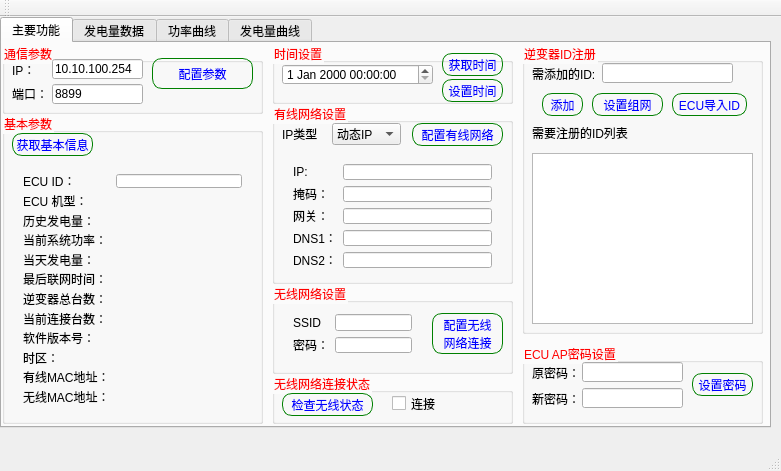
<?xml version="1.0" encoding="UTF-8"?>
<ui version="4.0">
 <class>MainWindow</class>
 <widget class="QMainWindow" name="MainWindow">
  <property name="geometry">
   <rect>
    <x>0</x>
    <y>0</y>
    <width>781</width>
    <height>471</height>
   </rect>
  </property>
  <property name="windowTitle">
   <string>MainWindow</string>
  </property>
  <widget class="QWidget" name="centralWidget">
   <widget class="QTabWidget" name="tabWidget">
    <property name="geometry">
     <rect>
      <x>0</x>
      <y>0</y>
      <width>771</width>
      <height>411</height>
     </rect>
    </property>
    <property name="styleSheet">
     <string notr="true">QWidget#centralwidget{
	background-image:url(img/mainwindow.jpg);
}
QGroupBox::title {
	color:#ff0000
}

QTableWidget
{
background: rgb(237,216,255);
alternate-background-color:rgb(48,51,55);
selection-background-color:qlineargradient(x1:0, y1:0, x2:0, y2:1, stop:0 rgb(237,216,255),stop:1 rgb(237,211,255));
}

QHeaderView::section
{
background-color: qlineargradient(x1:0, y1:0, x2:0, y2:1, 		stop:0 rgb(237,216,255),
	stop:1 rgb(237,211,255));
color: rgb(0,0,0);
padding-left: 4px;
border: 1px solid #383838;
}
QScrollBar:vertical 
{
border: 0px solid grey;
background: transparent;
width: 15px;
margin: 22px 0 22px 0;
}
QScrollBar::handle:vertical 
{
background: qlineargradient(x1:0, y1:0, x2:1, y2:0, stop:0 rgb(46,46,46),stop:1 rgb(66,66,66));
min-height: 20px;
}
QScrollBar::add-line:vertical 
{
border: 0px solid grey;
background: rgb(66,66,66);
height: 20px;
subcontrol-position: bottom;
subcontrol-origin: margin;
}
QScrollBar::sub-line:vertical 
{
border: 0px solid grey;
background: rgb(56,56,56);
height: 20px;
subcontrol-position: top;
subcontrol-origin: margin;
}
QScrollBar::up-arrow:vertical, QScrollBar::down-arrow:vertical 
{
border: 0px solid grey;
width: 3px;
height: 3px;
background: rgb(46,46,46);
}
QScrollBar::add-page:vertical, QScrollBar::sub-page:vertical
{
background: none;
}

QPushButton{
color:#0000ff;
border:26px;
solid #FFFFFF;
border: 1px solid green;
border-radius:10px;
}
QPushButton:hover{
color:#FF0000;
}</string>
    </property>
    <property name="currentIndex">
     <number>0</number>
    </property>
    <widget class="QWidget" name="tab">
     <attribute name="title">
      <string>主要功能</string>
     </attribute>
     <widget class="QGroupBox" name="groupBox">
      <property name="geometry">
       <rect>
        <x>0</x>
        <y>0</y>
        <width>261</width>
        <height>71</height>
       </rect>
      </property>
      <property name="title">
       <string>通信参数</string>
      </property>
      <widget class="QLabel" name="label">
       <property name="geometry">
        <rect>
         <x>10</x>
         <y>16</y>
         <width>41</width>
         <height>21</height>
        </rect>
       </property>
       <property name="text">
        <string>IP：</string>
       </property>
      </widget>
      <widget class="QLabel" name="label_2">
       <property name="geometry">
        <rect>
         <x>10</x>
         <y>40</y>
         <width>41</width>
         <height>21</height>
        </rect>
       </property>
       <property name="text">
        <string>端口：</string>
       </property>
      </widget>
      <widget class="QLineEdit" name="lineEdit_IP">
       <property name="geometry">
        <rect>
         <x>50</x>
         <y>16</y>
         <width>91</width>
         <height>20</height>
        </rect>
       </property>
       <property name="text">
        <string>10.10.100.254</string>
       </property>
      </widget>
      <widget class="QLineEdit" name="lineEdit_Port">
       <property name="geometry">
        <rect>
         <x>50</x>
         <y>41</y>
         <width>91</width>
         <height>20</height>
        </rect>
       </property>
       <property name="text">
        <string>8899</string>
       </property>
      </widget>
      <widget class="QPushButton" name="btn_config">
       <property name="geometry">
        <rect>
         <x>150</x>
         <y>15</y>
         <width>101</width>
         <height>31</height>
        </rect>
       </property>
       <property name="text">
        <string>配置参数</string>
       </property>
      </widget>
     </widget>
     <widget class="QGroupBox" name="groupBox_2">
      <property name="geometry">
       <rect>
        <x>0</x>
        <y>70</y>
        <width>261</width>
        <height>311</height>
       </rect>
      </property>
      <property name="title">
       <string>基本参数</string>
      </property>
      <widget class="QPushButton" name="btn_baseInfo">
       <property name="geometry">
        <rect>
         <x>10</x>
         <y>20</y>
         <width>81</width>
         <height>23</height>
        </rect>
       </property>
       <property name="text">
        <string>获取基本信息</string>
       </property>
      </widget>
      <widget class="QWidget" name="gridLayoutWidget">
       <property name="geometry">
        <rect>
         <x>10</x>
         <y>50</y>
         <width>241</width>
         <height>251</height>
        </rect>
       </property>
       <layout class="QGridLayout" name="gridLayout">
        <item row="0" column="0">
         <widget class="QLabel" name="label_3">
          <property name="text">
           <string>ECU ID：</string>
          </property>
         </widget>
        </item>
        <item row="0" column="1">
         <widget class="QLineEdit" name="lineEdit_ECUID">
          <property name="text">
           <string/>
          </property>
         </widget>
        </item>
        <item row="1" column="0">
         <widget class="QLabel" name="label_4">
          <property name="text">
           <string>ECU 机型：</string>
          </property>
         </widget>
        </item>
        <item row="1" column="1">
         <widget class="QLabel" name="label_ECUModel">
          <property name="text">
           <string/>
          </property>
         </widget>
        </item>
        <item row="2" column="0">
         <widget class="QLabel" name="label_7">
          <property name="text">
           <string>历史发电量：</string>
          </property>
         </widget>
        </item>
        <item row="2" column="1">
         <widget class="QLabel" name="label_LifttimeEnergy">
          <property name="text">
           <string/>
          </property>
         </widget>
        </item>
        <item row="3" column="0">
         <widget class="QLabel" name="label_8">
          <property name="text">
           <string>当前系统功率：</string>
          </property>
         </widget>
        </item>
        <item row="3" column="1">
         <widget class="QLabel" name="label_LastSystemPower">
          <property name="text">
           <string/>
          </property>
         </widget>
        </item>
        <item row="4" column="0">
         <widget class="QLabel" name="label_17">
          <property name="text">
           <string>当天发电量：</string>
          </property>
         </widget>
        </item>
        <item row="4" column="1">
         <widget class="QLabel" name="label_GenerationCurrentDay">
          <property name="text">
           <string/>
          </property>
         </widget>
        </item>
        <item row="5" column="0">
         <widget class="QLabel" name="label_20">
          <property name="text">
           <string>最后联网时间：</string>
          </property>
         </widget>
        </item>
        <item row="5" column="1">
         <widget class="QLabel" name="label_LastToEMA">
          <property name="text">
           <string/>
          </property>
         </widget>
        </item>
        <item row="6" column="0">
         <widget class="QLabel" name="label_21">
          <property name="text">
           <string>逆变器总台数：</string>
          </property>
         </widget>
        </item>
        <item row="6" column="1">
         <widget class="QLabel" name="label_NumberInverters">
          <property name="text">
           <string/>
          </property>
         </widget>
        </item>
        <item row="7" column="0">
         <widget class="QLabel" name="label_23">
          <property name="text">
           <string>当前连接台数：</string>
          </property>
         </widget>
        </item>
        <item row="7" column="1">
         <widget class="QLabel" name="label_LastNumberInverters">
          <property name="text">
           <string/>
          </property>
         </widget>
        </item>
        <item row="8" column="0">
         <widget class="QLabel" name="label_25">
          <property name="text">
           <string>软件版本号：</string>
          </property>
         </widget>
        </item>
        <item row="8" column="1">
         <widget class="QLabel" name="label_Version">
          <property name="text">
           <string/>
          </property>
         </widget>
        </item>
        <item row="9" column="0">
         <widget class="QLabel" name="label_27">
          <property name="text">
           <string>时区：</string>
          </property>
         </widget>
        </item>
        <item row="9" column="1">
         <widget class="QLabel" name="label_TimeZone">
          <property name="text">
           <string/>
          </property>
         </widget>
        </item>
        <item row="11" column="0">
         <widget class="QLabel" name="label_30">
          <property name="text">
           <string>无线MAC地址：</string>
          </property>
         </widget>
        </item>
        <item row="10" column="0">
         <widget class="QLabel" name="label_29">
          <property name="text">
           <string>有线MAC地址：</string>
          </property>
         </widget>
        </item>
        <item row="10" column="1">
         <widget class="QLabel" name="label_MacAddress">
          <property name="text">
           <string/>
          </property>
         </widget>
        </item>
        <item row="11" column="1">
         <widget class="QLabel" name="label_WifiMac">
          <property name="text">
           <string/>
          </property>
         </widget>
        </item>
       </layout>
      </widget>
     </widget>
     <widget class="QGroupBox" name="groupBox_3">
      <property name="geometry">
       <rect>
        <x>270</x>
        <y>0</y>
        <width>241</width>
        <height>61</height>
       </rect>
      </property>
      <property name="title">
       <string>时间设置</string>
      </property>
      <widget class="QPushButton" name="btn_getTime">
       <property name="geometry">
        <rect>
         <x>170</x>
         <y>10</y>
         <width>61</width>
         <height>23</height>
        </rect>
       </property>
       <property name="text">
        <string>获取时间</string>
       </property>
      </widget>
      <widget class="QPushButton" name="btn_setTime">
       <property name="geometry">
        <rect>
         <x>170</x>
         <y>36</y>
         <width>61</width>
         <height>23</height>
        </rect>
       </property>
       <property name="text">
        <string>设置时间</string>
       </property>
      </widget>
      <widget class="QDateTimeEdit" name="dateTimeEdit">
       <property name="geometry">
        <rect>
         <x>10</x>
         <y>21</y>
         <width>151</width>
         <height>21</height>
        </rect>
       </property>
      </widget>
     </widget>
     <widget class="QGroupBox" name="groupBox_4">
      <property name="geometry">
       <rect>
        <x>270</x>
        <y>60</y>
        <width>241</width>
        <height>181</height>
       </rect>
      </property>
      <property name="title">
       <string>有线网络设置</string>
      </property>
      <widget class="QLabel" name="label_5">
       <property name="geometry">
        <rect>
         <x>10</x>
         <y>20</y>
         <width>54</width>
         <height>21</height>
        </rect>
       </property>
       <property name="text">
        <string>IP类型</string>
       </property>
      </widget>
      <widget class="QComboBox" name="comboBox">
       <property name="geometry">
        <rect>
         <x>60</x>
         <y>20</y>
         <width>69</width>
         <height>22</height>
        </rect>
       </property>
       <item>
        <property name="text">
         <string>动态IP</string>
        </property>
       </item>
       <item>
        <property name="text">
         <string>静态IP</string>
        </property>
       </item>
      </widget>
      <widget class="QPushButton" name="btn_setNetwork">
       <property name="geometry">
        <rect>
         <x>140</x>
         <y>20</y>
         <width>91</width>
         <height>23</height>
        </rect>
       </property>
       <property name="text">
        <string>配置有线网络</string>
       </property>
      </widget>
      <widget class="QWidget" name="gridLayoutWidget_2">
       <property name="geometry">
        <rect>
         <x>10</x>
         <y>50</y>
         <width>221</width>
         <height>126</height>
        </rect>
       </property>
       <layout class="QGridLayout" name="gridLayout_2">
        <item row="0" column="0">
         <widget class="QLabel" name="label_6">
          <property name="text">
           <string>IP:</string>
          </property>
         </widget>
        </item>
        <item row="0" column="1">
         <widget class="QLineEdit" name="lineEdit"/>
        </item>
        <item row="1" column="0">
         <widget class="QLabel" name="label_9">
          <property name="text">
           <string>掩码：</string>
          </property>
         </widget>
        </item>
        <item row="2" column="0">
         <widget class="QLabel" name="label_10">
          <property name="text">
           <string>网关：</string>
          </property>
         </widget>
        </item>
        <item row="3" column="0">
         <widget class="QLabel" name="label_11">
          <property name="text">
           <string>DNS1：</string>
          </property>
         </widget>
        </item>
        <item row="4" column="0">
         <widget class="QLabel" name="label_12">
          <property name="text">
           <string>DNS2：</string>
          </property>
         </widget>
        </item>
        <item row="1" column="1">
         <widget class="QLineEdit" name="lineEdit_2"/>
        </item>
        <item row="2" column="1">
         <widget class="QLineEdit" name="lineEdit_3"/>
        </item>
        <item row="3" column="1">
         <widget class="QLineEdit" name="lineEdit_4"/>
        </item>
        <item row="4" column="1">
         <widget class="QLineEdit" name="lineEdit_5"/>
        </item>
       </layout>
      </widget>
     </widget>
     <widget class="QGroupBox" name="groupBox_5">
      <property name="geometry">
       <rect>
        <x>270</x>
        <y>240</y>
        <width>241</width>
        <height>91</height>
       </rect>
      </property>
      <property name="title">
       <string>无线网络设置</string>
      </property>
      <widget class="QWidget" name="gridLayoutWidget_3">
       <property name="geometry">
        <rect>
         <x>10</x>
         <y>20</y>
         <width>141</width>
         <height>61</height>
        </rect>
       </property>
       <layout class="QGridLayout" name="gridLayout_3">
        <item row="0" column="0">
         <widget class="QLabel" name="label_13">
          <property name="text">
           <string>SSID</string>
          </property>
         </widget>
        </item>
        <item row="1" column="0">
         <widget class="QLabel" name="label_14">
          <property name="text">
           <string>密码：</string>
          </property>
         </widget>
        </item>
        <item row="0" column="1">
         <widget class="QLineEdit" name="lineEdit_6"/>
        </item>
        <item row="1" column="1">
         <widget class="QLineEdit" name="lineEdit_7"/>
        </item>
       </layout>
      </widget>
      <widget class="QPushButton" name="btn_configWIFI">
       <property name="geometry">
        <rect>
         <x>160</x>
         <y>30</y>
         <width>71</width>
         <height>41</height>
        </rect>
       </property>
       <property name="text">
        <string>配置无线
网络连接</string>
       </property>
      </widget>
     </widget>
     <widget class="QGroupBox" name="groupBox_6">
      <property name="geometry">
       <rect>
        <x>270</x>
        <y>330</y>
        <width>241</width>
        <height>51</height>
       </rect>
      </property>
      <property name="title">
       <string>无线网络连接状态</string>
      </property>
      <widget class="QPushButton" name="btn_checkWifiStatus">
       <property name="geometry">
        <rect>
         <x>10</x>
         <y>20</y>
         <width>91</width>
         <height>23</height>
        </rect>
       </property>
       <property name="text">
        <string>检查无线状态</string>
       </property>
      </widget>
      <widget class="QCheckBox" name="checkBox">
       <property name="geometry">
        <rect>
         <x>120</x>
         <y>20</y>
         <width>91</width>
         <height>21</height>
        </rect>
       </property>
       <property name="text">
        <string>连接</string>
       </property>
      </widget>
     </widget>
     <widget class="QGroupBox" name="groupBox_7">
      <property name="geometry">
       <rect>
        <x>520</x>
        <y>0</y>
        <width>241</width>
        <height>291</height>
       </rect>
      </property>
      <property name="title">
       <string>逆变器ID注册</string>
      </property>
      <widget class="QLineEdit" name="lineEdit_ID">
       <property name="geometry">
        <rect>
         <x>80</x>
         <y>20</y>
         <width>131</width>
         <height>20</height>
        </rect>
       </property>
       <property name="text">
        <string/>
       </property>
      </widget>
      <widget class="QLabel" name="label_15">
       <property name="geometry">
        <rect>
         <x>10</x>
         <y>20</y>
         <width>81</width>
         <height>21</height>
        </rect>
       </property>
       <property name="text">
        <string>需添加的ID:</string>
       </property>
      </widget>
      <widget class="QPushButton" name="btn_addID">
       <property name="geometry">
        <rect>
         <x>20</x>
         <y>50</y>
         <width>41</width>
         <height>23</height>
        </rect>
       </property>
       <property name="text">
        <string>添加</string>
       </property>
      </widget>
      <widget class="QLabel" name="label_16">
       <property name="geometry">
        <rect>
         <x>10</x>
         <y>80</y>
         <width>111</width>
         <height>20</height>
        </rect>
       </property>
       <property name="text">
        <string>需要注册的ID列表</string>
       </property>
      </widget>
      <widget class="QPlainTextEdit" name="plainTextEdit_ID">
       <property name="geometry">
        <rect>
         <x>10</x>
         <y>110</y>
         <width>221</width>
         <height>171</height>
        </rect>
       </property>
       <property name="plainText">
        <string/>
       </property>
      </widget>
      <widget class="QPushButton" name="btn_SetID">
       <property name="geometry">
        <rect>
         <x>70</x>
         <y>50</y>
         <width>71</width>
         <height>23</height>
        </rect>
       </property>
       <property name="text">
        <string>设置组网</string>
       </property>
      </widget>
      <widget class="QPushButton" name="btn_ECUImport">
       <property name="geometry">
        <rect>
         <x>150</x>
         <y>50</y>
         <width>75</width>
         <height>23</height>
        </rect>
       </property>
       <property name="text">
        <string>ECU导入ID</string>
       </property>
      </widget>
     </widget>
     <widget class="QGroupBox" name="groupBox_8">
      <property name="geometry">
       <rect>
        <x>520</x>
        <y>300</y>
        <width>241</width>
        <height>81</height>
       </rect>
      </property>
      <property name="title">
       <string>ECU AP密码设置</string>
      </property>
      <widget class="QLineEdit" name="lineEdit_oldPasswd">
       <property name="geometry">
        <rect>
         <x>60</x>
         <y>19</y>
         <width>101</width>
         <height>20</height>
        </rect>
       </property>
      </widget>
      <widget class="QLabel" name="label_18">
       <property name="geometry">
        <rect>
         <x>10</x>
         <y>50</y>
         <width>54</width>
         <height>12</height>
        </rect>
       </property>
       <property name="text">
        <string>新密码：</string>
       </property>
      </widget>
      <widget class="QLabel" name="label_19">
       <property name="geometry">
        <rect>
         <x>10</x>
         <y>19</y>
         <width>54</width>
         <height>21</height>
        </rect>
       </property>
       <property name="text">
        <string>原密码：</string>
       </property>
      </widget>
      <widget class="QPushButton" name="btn_setPasswd">
       <property name="geometry">
        <rect>
         <x>170</x>
         <y>30</y>
         <width>61</width>
         <height>23</height>
        </rect>
       </property>
       <property name="text">
        <string>设置密码</string>
       </property>
      </widget>
      <widget class="QLineEdit" name="lineEdit_newPasswd">
       <property name="geometry">
        <rect>
         <x>60</x>
         <y>45</y>
         <width>101</width>
         <height>20</height>
        </rect>
       </property>
      </widget>
     </widget>
    </widget>
    <widget class="QWidget" name="Tab_2">
     <attribute name="title">
      <string>发电量数据</string>
     </attribute>
    </widget>
    <widget class="QWidget" name="tab_2">
     <attribute name="title">
      <string>功率曲线</string>
     </attribute>
    </widget>
    <widget class="QWidget" name="tab_3">
     <attribute name="title">
      <string>发电量曲线</string>
     </attribute>
    </widget>
   </widget>
  </widget>
  <widget class="QMenuBar" name="menuBar">
   <property name="geometry">
    <rect>
     <x>0</x>
     <y>0</y>
     <width>781</width>
     <height>23</height>
    </rect>
   </property>
  </widget>
  <widget class="QToolBar" name="mainToolBar">
   <attribute name="toolBarArea">
    <enum>TopToolBarArea</enum>
   </attribute>
   <attribute name="toolBarBreak">
    <bool>false</bool>
   </attribute>
  </widget>
  <widget class="QStatusBar" name="statusBar"/>
 </widget>
 <layoutdefault spacing="6" margin="11"/>
 <resources/>
 <connections/>
</ui>
